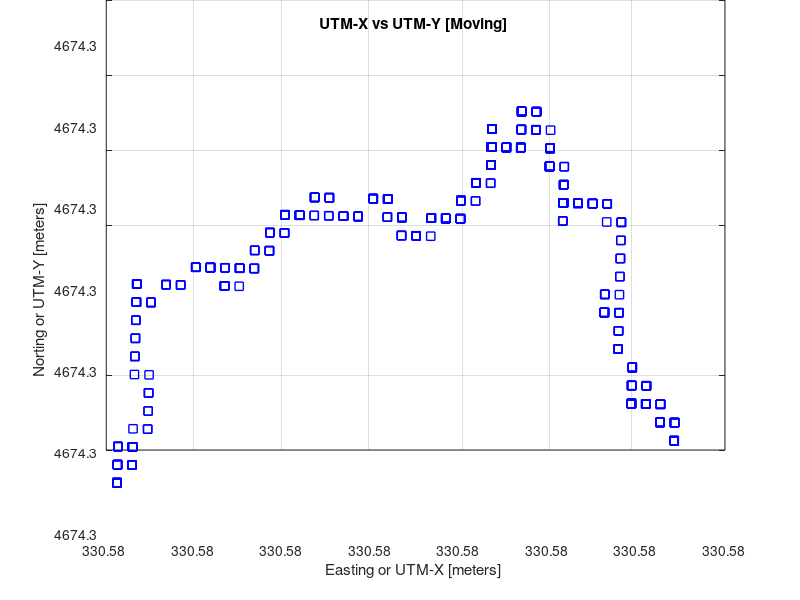

MATLAB code to generate this figure:
file = fopen('mygpsdata1.txt');
c = textscan(file,'%f %f %f %f %f %f %f %s','delimiter', ',');
m = cell2mat(c(:,1:7));
latlon = [m(:,2) -m(:,3)];
latlon = (latlon-mod(latlon,100))/100.0+mod(latlon,100)/60.0; 

%get lat and lon

%convert lat lon to utm and plot it unit is meter
% axesm utm;
% Z=utmzone(latlon);
% setm(gca,'zone',Z)
% h = getm(gca)
% R=zeros(size(latlon));
% for i=1:length(latlon)
%     [x,y]= mfwdtran(h,latlon(i,1),latlon(i,2));
%     R(i,:)=[x;y];
% end

figure;
plot(m(:,5)/1000,m(:,6)/1000,'bs','linewidth',1) 
title('UTM-X vs UTM-Y [Moving]')
xlabel('Easting or UTM-X [meters]')
ylabel('Norting or UTM-Y [meters]')
std(m,0,1) %calculate Standard Deviation of utmx and utmy
var(m(:,5))
grid on